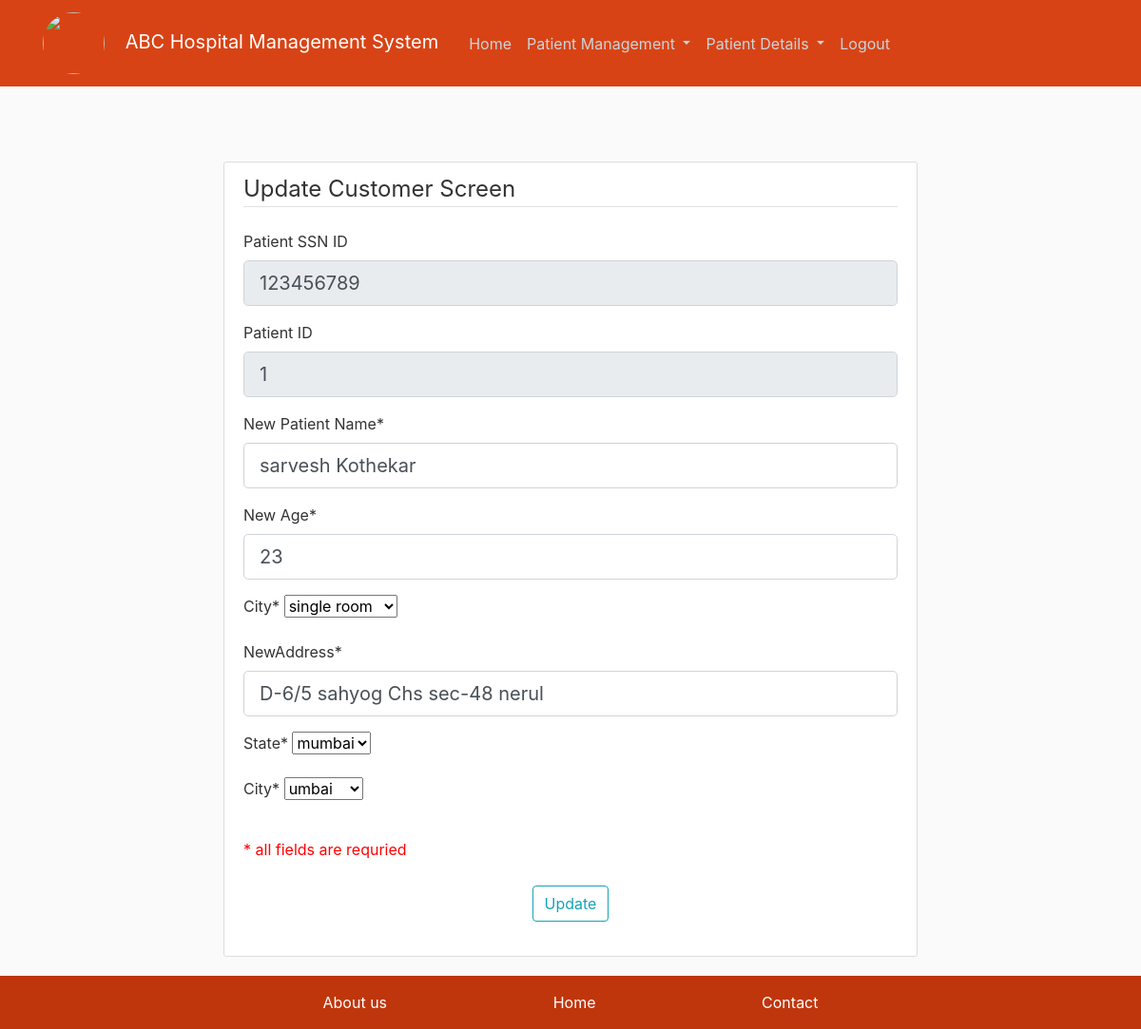
The page /createpatient/1/update (signed in) on the database as committed earlier.
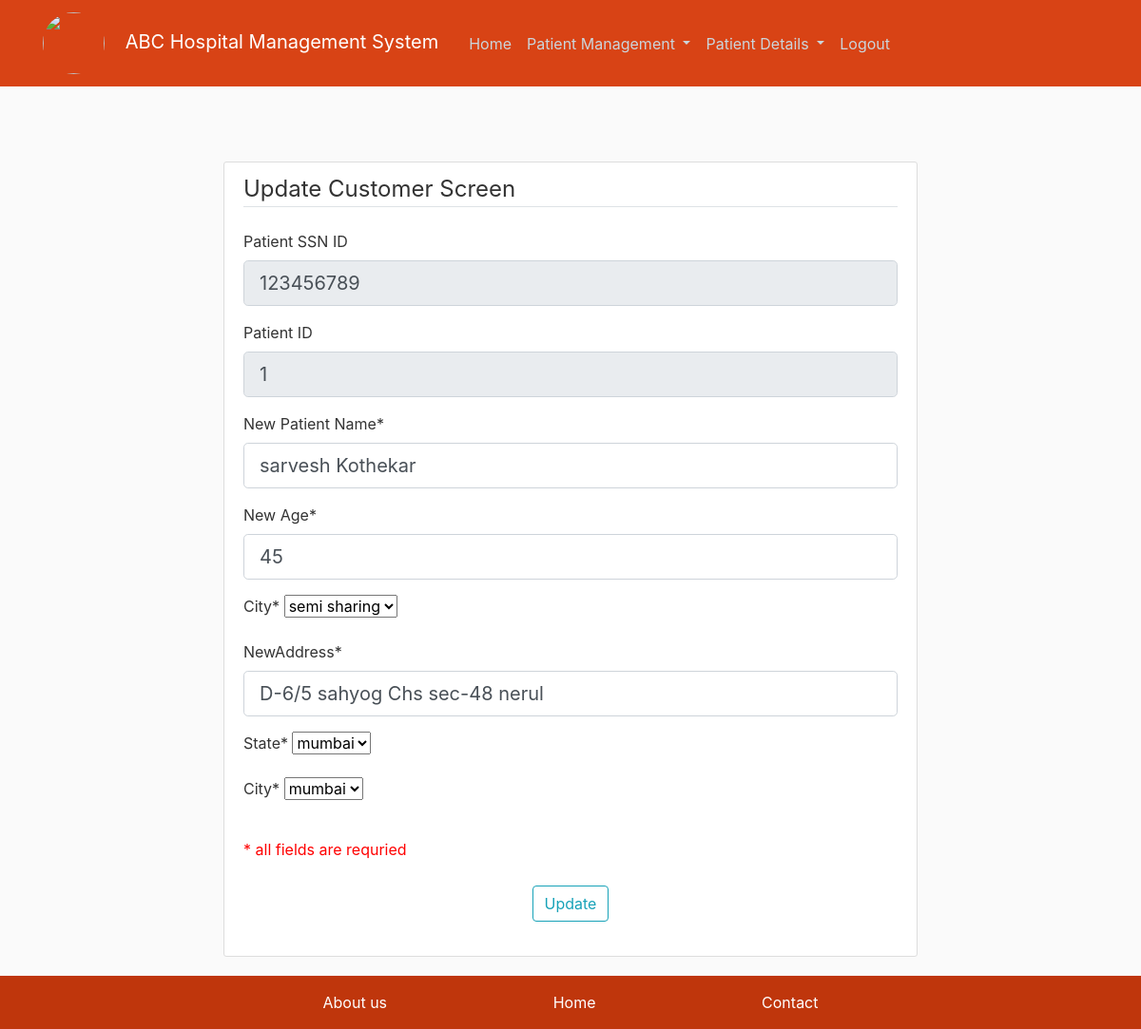
The same page on the database as committed later.
### hospital/models.py (models this page shows, shortened)
class Patient(db.Model):
    __tablename__ = 'Patient'
    id = db.Column(db.Integer, primary_key=True)
    ssnid = db.Column(db.Integer,unique=True, nullable=False, )
    name = db.Column(db.String(20), nullable=False)
    age = db.Column(db.String(100), nullable=False)
    address = db.Column(db.String(100), nullable=False)
    city = db.Column(db.String(100), nullable=False)
    state= db.Column(db.String(100), nullable=False)
    bed = db.Column(db.String(50), nullable=False)
    status = db.Column(db.String(50), nullable=False)
    doj = db.Column(db.String(50),nullable = False)
    dodc=db.Column(db.String(50))
    medrelo=db.relationship('Medicine',backref='diag',lazy=True)
    diagrelo=db.relationship('Diagonastic',backref='med',lazy=True)

### hospital/routes.py (the view)
@app.route("/createpatient/<int:post_id>/update",methods=['POST','GET'])
@login_required
def update_patient(post_id):
    patient = Patient.query.get_or_404(post_id)
    tz = pytz.timezone("Asia/Kolkata")
    form = UpdatePatientForm()
    if form.validate_on_submit():
        dateTime = tz.localize(datetime.now(), is_dst=None)
        ts=dateTime.timestamp()
        _date=str(date.fromtimestamp(ts))
        patient.name=form.newname.data
        patient.age=form.newage.data
        patient.address=form.newaddress.data
        patient.city=form.city.data
        patient.bed=form.bed.data
        patient.state=form.state.data
        patient.last_updated=_date
        db.session.commit()
        print('updated')
        flash('Your Patient has been updated!', 'success')
    elif request.method == 'GET':
        form.ssnid.data = patient.ssnid
        form.pid.data = patient.id
        form.newname.data=patient.name
        form.newage.data=patient.age
        form.newaddress.data=patient.address
        form.bed.data=patient.bed
        form.city.data=patient.city
        form.state.data=patient.state
    print(form.errors)
    return render_template('patient/update_patient.html', title='Update Post',form=form)

### hospital/forms.py
class UpdatePatientForm(FlaskForm):
    ssnid = IntegerField('Patient SSN ID', )
    pid = IntegerField('Patient ID' )
    newname = StringField('New Patient Name',
                        validators=[DataRequired(), Length(min=2, max=20)])
    newage = IntegerField('New Age',
                        validators=[DataRequired(), NumberRange(min=10, max=150)])
    newaddress = StringField('NewAddress',
                        validators=[DataRequired(), Length(min=2, max=200)])
    state =SelectField('State',choices=[('1','mumbai'),('2','umbai')], validators=[DataRequired()])
    city =SelectField('City',choices=[('1','mumbai'),('2','umbai')], validators=[DataRequired()])
    bed =SelectField('City',choices=[('general','genral ward'),('semi','semi sharing'),('single','single room')], validators=[DataRequired()])
    update = SubmitField('Update')

### hospital/models.py (called while the page is built)
@login_manager.user_loader
def load_user(user_id):
    return User.query.get(int(user_id))

### hospital/templates/patient/update_patient.html (shortened to what this page needs)
{%extends 'layout.html'%}
{%block content%}
<div class="content-section">
    <form method="POST" action="">
        <fieldset class="form-group">
            <legend class="border-bottom mb-4">Update Customer Screen</legend>
            <div class="form-group">
                {{ form.ssnid.label(class="form-control-label")}}
                {{ form.ssnid(class="form-control form-control-lg", readonly=true) }}
            </div>
            <div class="form-group">
                {{ form.pid.label(class="form-control-label")}}
                {{ form.pid(class="form-control form-control-lg", readonly=true) }}
            </div>
            <div class="form-group">
                {{ form.newname.label(class="form-control-label")+"*"  }}
                {% if form.newname.errors %}
                    {{ form.newname(class="form-control form-control-lg is-invalid") }}
                    <div class="invalid-feedback">
                        {% for error in form.newname.errors %}
                            <span>{{ error }}</span>
                        {% endfor %}
                    </div>
                {% else %}
                    {{ form.newname(class="form-control form-control-lg") }}
                {% endif %}
            </div>
            <div class="form-group">
                {{ form.newage.label(class="form-control-label")+"*"  }}
                {% if form.newage.errors %}
                    {{ form.newage(class="form-control form-control-lg is-invalid") }}
                    <div class="invalid-feedback">
                        {% for error in form.newage.errors %}
                            <span>{{ error }}</span>
                        {% endfor %}
                    </div>
                {% else %}
                    {{ form.newage(class="form-control form-control-lg") }}
                {% endif %}
            </div>
            <div class="form-group">
                {{ form.bed.label(class="form-control-label")+"*"  }}
                {% if form.bed.errors %}
                    {{ form.bed }}
                    <div class="invalid-feedback">
                        {% for error in form.bed.errors %}
                            <span>{{ error }}</span>
                        {% endfor %}
                    </div>
                {% else %}
                    {{ form.bed }}
                {% endif %}
            </div>
            <div class="form-group">
                {{ form.newaddress.label(class="form-control-label")+"*"  }}
                {% if form.newaddress.errors %}
                    {{ form.newaddress(class="form-control form-control-lg is-invalid") }}
                    <div class="invalid-feedback">
                        {% for error in form.newaddress.errors %}
                            <span>{{ error }}</span>
                        {% endfor %}
                    </div>
                {% else %}
                    {{ form.newaddress(class="form-control form-control-lg") }}
                {% endif %}
            </div>
            <div class="form-group">
                {{ form.state.label(class="form-control-label")+"*"  }}
                {% if form.state.errors %}
                    {{ form.state }}
                    <div class="invalid-feedback">
                        {% for error in form.state.errors %}
                            <span>{{ error }}</span>
                        {% endfor %}
                    </div>
                {% else %}
                    {{ form.state }}
                {% endif %}
            </div>
            <div class="form-group">
                {{ form.city.label(class="form-control-label")+"*"  }}
                {% if form.city.errors %}
                    {{ form.city }}
                    <div class="invalid-feedback">
                        {% for error in form.city.errors %}
                            <span>{{ error }}</span>
                        {% endfor %}
                    </div>
                {% else %}
                    {{ form.city }}
                {% endif %}
            </div>
        </fieldset>
        <div><p style="color: red;">* all fields are requried</p></div>
        <div class="row justify-content-center">
            <div style="padding: 10px;" class="form-group">
                {{ form.update(class="btn btn-outline-info") }}
            </div>
        </div>
    </form>
</div>
{%endblock content%}

### hospital/templates/layout.html (shortened to what this page needs)
<!DOCTYPE html>
<html lang="en">
<head>
    <link rel="stylesheet" href="https://maxcdn.bootstrapcdn.com/bootstrap/4.0.0/css/bootstrap.min.css">
    <link rel="stylesheet" type="text/css" href="{{ url_for('static', filename='main.css') }}">
</head>
<body style='padding-top:10px'>
  <div class="container">
    <header class="site-header">
        <nav class="navbar navbar-expand-md navbar-dark bg-steel fixed-top">
          <div class="container">
            <a class="navbar-brand mr-4" href="/">
              <img class="rounded-circle article-img" src="{{ url_for('static', filename='photos/hospital.png' ) }}">
              ABC Hospital Management System</a>
            <div class="collapse navbar-collapse" id="navbarToggle">
              <div class="navbar-nav mr-auto ">
                {% if current_user.is_authenticated %}
                  {% if current_user.utype=='regExec' %}
                    <a class="nav-item nav-link" href="{{ url_for('home') }}">Home</a>
                    <li class="nav-item dropdown">
                      <a class="nav-link dropdown-toggle" href="#" id="navbarDropdown" role="button" data-toggle="dropdown" aria-haspopup="true" aria-expanded="false">
                        Patient Management
                      </a>
                    </li>
                    <li class="nav-item dropdown">
                      <a class="nav-link dropdown-toggle" href="#" id="navbarDropdown" role="button" data-toggle="dropdown" aria-haspopup="true" aria-expanded="false">
                        Patient Details
                      </a>
                    </li>
                  {%endif%}
                  <a class="nav-item nav-link" href="{{ url_for('logout') }}">Logout</a>
                {% else %}
                  <a class="nav-item nav-link" href="{{ url_for('login') }}">Login</a>
                {% endif %}
              </div>
            </div>
          </div>
        </nav>
      </header>
  </div>
      <main  role="main" class="container">
        <div class="row justify-content-md-center">
          <div class="col-md-8">
            {% block content %}{% endblock %}
          </div>
        </div>
      </main>
      <footer class="page-footer">
        <div class="row justify-content-md-center">
        <div class="col-sm-6 ">
          <nav class="navbar  navbar-light mr-auto ">
            <a class="nav-item nav-link" style="color: #ffffff" href="{{ url_for('about') }}">About us</a>
            <a class="nav-item nav-link" style="color: #ffffff" href="{{ url_for('home') }}">Home</a>
            <a class="nav-item nav-link" style="color: #ffffff" href="{{ url_for('contact') }}">Contact</a>
          </nav>
        </div>
      </div>
      </footer>
  </body>
</html>

### hospital/static/main.css (style rules this page uses)
html,body { background: #fafafa; color: #333333; margin-top: 5rem; }
.page-footer { background-color: #BF360C; }
.bg-steel { background-color: #D84315; }
.site-header .navbar-nav .nav-link { color: #cbd5db; }
.content-section { background: #ffffff; padding: 10px 20px; border: 1px solid #dddddd; border-radius: 3px; margin-bottom: 20px; }
.article-img { height: 65px; width: 65px; margin-right: 16px; }

Rows that differ between the two databases and show on the page:
changed Patient "mumbai": bed "single room" → "semi sharing"; city "umbai" → "mumbai"
Other text that changed with them:
form field newage: "23" → "45"
